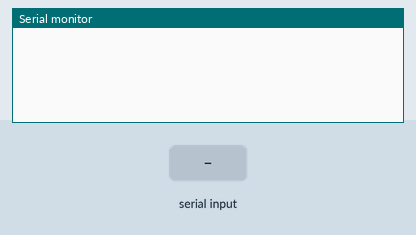
Simulated run of this sketch. Board: Arduino Leonardo, built with avr-gcc and run on an emulated ATmega32U4. Shown: the last lines printed to the serial monitor. Inputs (shaded band) come from the test bench.

Above: at 1.2 s.
1.3 s: "PING\n" received over Serial
At 1.9 s:
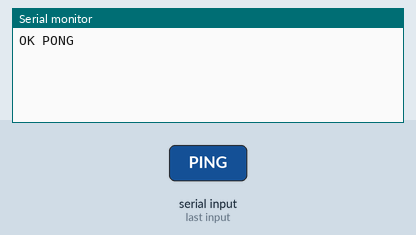
2.8 s: "HOME\n" received over Serial
At 4.0 s:
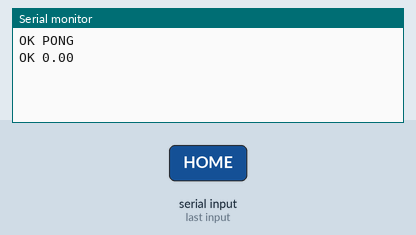
4.3 s: "RELEASE\n" received over Serial
At 5.4 s:
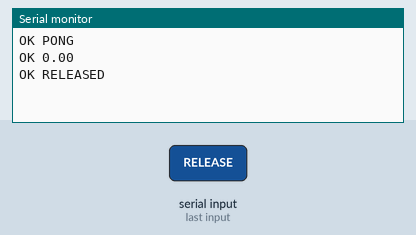
5.8 s: "1\n" received over Serial
At 6.5 s:
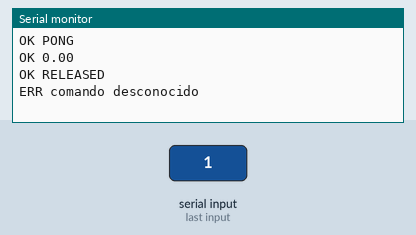

Measured:
- after the input at 1.3 s, the serial monitor: prints a new line at once (image 1)
- after the input at 2.8 s, the serial monitor: prints a new line at once (image 2)
- after the input at 4.3 s, the serial monitor: prints a new line at once (image 3)
- after the input at 5.8 s, the serial monitor: prints a new line at once (image 4)

The sketch:

DirectivityTurntable.ino
```cpp
/**
 * @file DirectivityTurntable.ino
 * @brief Firmware de la mesa giratoria para medir directividad de parlantes.
 * @author Sebastian Carvalho Salazar
 * @version 2.0.0
 *
 * Hardware: Arduino Leonardo + puente H L298N + motor paso a paso 28BYJ-48 (12 V).
 * Pines 8, 9, 10 y 11 del Arduino -> IN1, IN2, IN3 e IN4 del L298N.
 *
 * Protocolo serial (texto ASCII, una orden por línea terminada en '\n'; se
 * ignora '\r' y no se distinguen mayúsculas de minúsculas):
 *
 *   PING            -> OK PONG
 *   HOME            -> toma la posición actual como 0°          -> OK 0.00
 *   GOTO <grados>   -> va a un ángulo absoluto (-360 a 360)      -> OK <ángulo real>
 *   MOVE <grados>   -> gira de forma relativa                    -> OK <ángulo real>
 *   POS             -> devuelve el ángulo actual                 -> OK <ángulo>
 *   RELEASE         -> apaga las bobinas para que no se calienten -> OK RELEASED
 *
 * Errores: "ERR <mensaje>". Las líneas vacías se ignoran (no tienen respuesta).
 * Los ángulos se informan con 2 decimales (Serial.print(float, 2)).
 *
 * Posición absoluta: la posición se lleva en pasos absolutos y cada destino se
 * redondea contra el ángulo absoluto, así que el error de cuantización nunca
 * supera medio paso ni se acumula. Un giro de 5° equivale a 28,44 pasos;
 * redondear cada giro por separado perdería ~5,6° por vuelta.
 *
 * Cambios respecto de la versión 1:
 *   - Un ángulo NaN ("GOTO NAN", "MOVE NAN") pasaba la verificación de rango y
 *     producía un giro indefinido. Ahora responde "ERR angulo invalido".
 *   - Se rechaza texto sobrante después del número ("GOTO 5abc", "GOTO 9O");
 *     antes se ignoraba y la mesa giraba al prefijo numérico.
 *   - toupper() recibía char con signo (comportamiento indefinido fuera de ASCII).
 *   - Las bobinas quedan apagadas antes de esperar la conexión USB.
 *   - Funciones documentadas, estado con enlace interno (static), sin números
 *     mágicos. Fuera de los casos anteriores, las respuestas y los giros son
 *     idénticos a los de la versión 1 (verificado con una prueba diferencial).
 *
 * El emulador tests/support/firmware_emulator.py replica este archivo; los tests
 * de tests/firmware/ compilan este sketch en el computador y comparan ambos.
 */

#include <Stepper.h>
#include <ctype.h>
#include <math.h>
#include <stdlib.h>
#include <string.h>

// ---------------------------------------------------------------- Configuración

/** Pasos por vuelta del eje de salida (nominal del 28BYJ-48). Calibrar con HOME + GOTO 360. */
const long STEPS_PER_REV = 2048;

/** Velocidad del motor en RPM: conservadora para este motor (una vuelta en ~12 s). */
const int MOTOR_RPM = 5;

/** Límite de giro absoluto, en grados, para no enrollar el cable del parlante. */
const float MAX_ABS_DEG = 360.0f;

/** Velocidad del puerto serial (el Leonardo usa USB nativo y la ignora). */
const long SERIAL_BAUD = 115200;

/** Pines de control del L298N, en el orden IN1..IN4. */
const uint8_t PIN_IN1 = 8;
const uint8_t PIN_IN2 = 9;
const uint8_t PIN_IN3 = 10;
const uint8_t PIN_IN4 = 11;

/** Decimales con que se informan los ángulos. */
const int ANGLE_DECIMALS = 2;

/** Tamaño del buffer de línea, incluido el terminador: admite órdenes de hasta 31 caracteres. */
const uint8_t LINE_BUFFER_SIZE = 32;

/** Prefijos de las órdenes que llevan un argumento (incluyen el espacio separador). */
const char GOTO_PREFIX[] = "GOTO ";
const char MOVE_PREFIX[] = "MOVE ";
const size_t ARG_PREFIX_LENGTH = sizeof(GOTO_PREFIX) - 1;
static_assert(sizeof(GOTO_PREFIX) == sizeof(MOVE_PREFIX), "los prefijos deben medir lo mismo");

// ---------------------------------------------------------------- Estado

/** Driver del motor. La librería configura los pines como salida al construirse. */
static Stepper motor(STEPS_PER_REV, PIN_IN1, PIN_IN2, PIN_IN3, PIN_IN4);

/** Posición absoluta del plato, en pasos desde el último HOME. */
static long positionSteps = 0;

/** Línea en recepción, su longitud y si se está descartando por demasiado larga. */
static char lineBuffer[LINE_BUFFER_SIZE];
static uint8_t lineLength = 0;
static bool discardingLine = false;

// ---------------------------------------------------------------- Conversión de ángulos

/**
 * @brief Convierte un ángulo absoluto en la posición absoluta en pasos más cercana.
 *
 * Con STEPS_PER_REV potencia de 2 (2048) el producto es exacto en float, así que
 * el resultado solo se redondea una vez, en la división.
 *
 * @param degrees Ángulo absoluto en grados.
 * @return Pasos absolutos, redondeados con los empates alejándose de cero.
 */
static long degreesToSteps(float degrees) {
  return lround(degrees * STEPS_PER_REV / 360.0f);
}

/**
 * @brief Convierte una posición absoluta en pasos a grados.
 * @param steps Posición absoluta en pasos.
 * @return Ángulo en grados (exacto en float si STEPS_PER_REV es potencia de 2).
 */
static float stepsToDegrees(long steps) {
  return steps * 360.0f / STEPS_PER_REV;
}

/**
 * @brief Indica si un ángulo absoluto está dentro del límite de giro.
 *
 * Escrito como negación de la condición válida para que NaN quede fuera de rango.
 *
 * @param degrees Ángulo absoluto en grados.
 * @return true si -MAX_ABS_DEG <= degrees <= MAX_ABS_DEG.
 */
static bool isWithinLimits(float degrees) {
  return degrees >= -MAX_ABS_DEG && degrees <= MAX_ABS_DEG;
}

// ---------------------------------------------------------------- Respuestas

/** @brief Responde "OK <ángulo actual>" con ANGLE_DECIMALS decimales. */
static void replyPosition() {
  Serial.print(F("OK "));
  Serial.println(stepsToDegrees(positionSteps), ANGLE_DECIMALS);
}

/**
 * @brief Responde "ERR <mensaje>".
 * @param message Mensaje guardado en flash con F().
 */
static void replyError(const __FlashStringHelper *message) {
  Serial.print(F("ERR "));
  Serial.println(message);
}

// ---------------------------------------------------------------- Motor

/** @brief Apaga las cuatro salidas del puente H; la posición lógica se conserva. */
static void releaseCoils() {
  digitalWrite(PIN_IN1, LOW);
  digitalWrite(PIN_IN2, LOW);
  digitalWrite(PIN_IN3, LOW);
  digitalWrite(PIN_IN4, LOW);
}

/**
 * @brief Gira hasta un ángulo absoluto y responde con el ángulo real alcanzado.
 *
 * El giro es bloqueante. Las bobinas quedan energizadas al terminar (torque de
 * retención) hasta la siguiente orden RELEASE.
 *
 * @param targetDegrees Ángulo absoluto pedido, en grados.
 */
static void moveToDegrees(float targetDegrees) {
  if (!isWithinLimits(targetDegrees)) {
    replyError(F("fuera de rango (-360 a 360)"));
    return;
  }
  const long targetSteps = degreesToSteps(targetDegrees);
  const long delta = targetSteps - positionSteps;
  if (delta != 0) {
    motor.step(static_cast<int>(delta));  // |delta| <= 2 * STEPS_PER_REV: cabe en int
  }
  positionSteps = targetSteps;
  replyPosition();
}

// ---------------------------------------------------------------- Órdenes

/**
 * @brief Interpreta el argumento numérico de GOTO o MOVE.
 *
 * Acepta la gramática de strtod (espacios iniciales, signo, decimales,
 * exponente) seguida solo de espacios. Rechaza texto sobrante y NaN. Un valor
 * infinito se acepta aquí y lo rechaza después la verificación de rango.
 *
 * @param text Texto que sigue al prefijo de la orden.
 * @param[out] degrees Ángulo leído, si el texto es válido.
 * @return true si el texto es un número válido.
 */
static bool parseAngle(const char *text, float *degrees) {
  char *end = nullptr;
  const float value = strtod(text, &end);
  if (end == text || isnan(value)) {
    return false;
  }
  while (*end == ' ') {
    ++end;
  }
  if (*end != '\0') {
    return false;
  }
  *degrees = value;
  return true;
}

/**
 * @brief Pasa una línea a mayúsculas, en el lugar.
 * @param line Texto terminado en '\0'.
 */
static void toUpperAscii(char *line) {
  for (char *p = line; *p != '\0'; ++p) {
    *p = static_cast<char>(toupper(static_cast<unsigned char>(*p)));
  }
}

/**
 * @brief Orden GOTO: gira hasta un ángulo absoluto.
 * @param argument Texto que sigue a "GOTO ".
 */
static void handleGoto(const char *argument) {
  float degrees;
  if (!parseAngle(argument, &degrees)) {
    replyError(F("angulo invalido"));
    return;
  }
  moveToDegrees(degrees);
}

/**
 * @brief Orden MOVE: gira de forma relativa a la posición actual.
 * @param argument Texto que sigue a "MOVE ".
 */
static void handleMove(const char *argument) {
  float degrees;
  if (!parseAngle(argument, &degrees)) {
    replyError(F("angulo invalido"));
    return;
  }
  moveToDegrees(stepsToDegrees(positionSteps) + degrees);
}

/**
 * @brief Ejecuta una línea completa del protocolo y envía su respuesta.
 * @param line Línea sin terminador de línea; se modifica (pasa a mayúsculas).
 */
static void handleCommand(char *line) {
  toUpperAscii(line);
  if (line[0] == '\0') {
    return;  // línea vacía: se ignora sin responder
  }
  if (strcmp(line, "PING") == 0) {
    Serial.println(F("OK PONG"));
  } else if (strcmp(line, "HOME") == 0) {
    positionSteps = 0;
    replyPosition();
  } else if (strcmp(line, "POS") == 0) {
    replyPosition();
  } else if (strcmp(line, "RELEASE") == 0) {
    releaseCoils();
    Serial.println(F("OK RELEASED"));
  } else if (strncmp(line, GOTO_PREFIX, ARG_PREFIX_LENGTH) == 0) {
    handleGoto(line + ARG_PREFIX_LENGTH);
  } else if (strncmp(line, MOVE_PREFIX, ARG_PREFIX_LENGTH) == 0) {
    handleMove(line + ARG_PREFIX_LENGTH);
  } else {
    replyError(F("comando desconocido"));
  }
}

// ---------------------------------------------------------------- Recepción serial

/**
 * @brief Acumula un carácter recibido y ejecuta la orden al llegar el fin de línea.
 *
 * Las líneas de más de LINE_BUFFER_SIZE - 1 caracteres se descartan completas y
 * se responde un único error al recibir su '\n'.
 *
 * @param c Carácter recibido.
 */
static void processChar(char c) {
  if (c == '\r') {
    return;
  }
  if (c == '\n') {
    if (discardingLine) {
      replyError(F("linea demasiado larga"));
    } else {
      lineBuffer[lineLength] = '\0';
      handleCommand(lineBuffer);
    }
    lineLength = 0;
    discardingLine = false;
  } else if (discardingLine) {
    // se ignora el resto de una línea demasiado larga
  } else if (lineLength < LINE_BUFFER_SIZE - 1) {
    lineBuffer[lineLength++] = c;
  } else {
    discardingLine = true;
  }
}

// ---------------------------------------------------------------- Arduino

/** @brief Deja el motor en estado seguro y espera la conexión USB. */
void setup() {
  motor.setSpeed(MOTOR_RPM);
  releaseCoils();
  Serial.begin(SERIAL_BAUD);
  while (!Serial) {
    // El Leonardo usa USB nativo: espera a que el computador abra el puerto.
  }
}

/** @brief Procesa todos los caracteres recibidos por el puerto serial. */
void loop() {
  while (Serial.available() > 0) {
    processChar(static_cast<char>(Serial.read()));
  }
}
```
